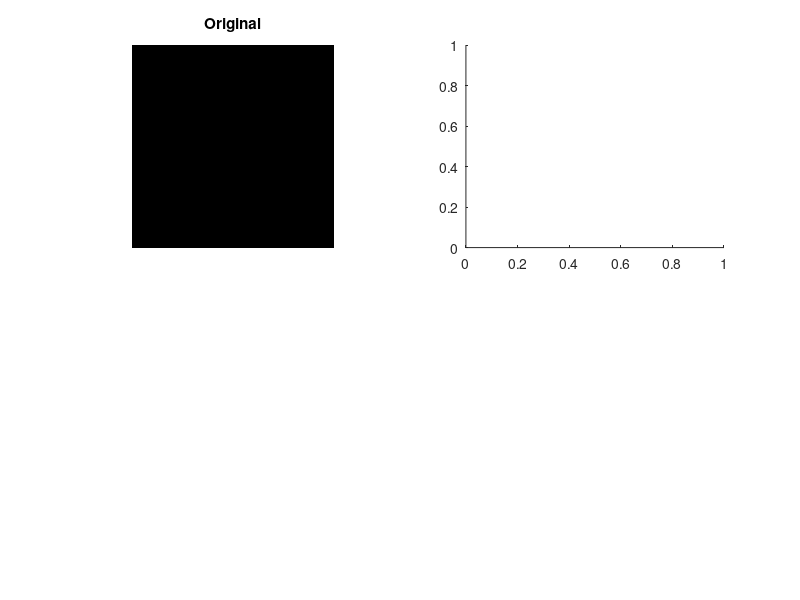

Recreate this plot in MATLAB. (Note: this script raises an error after producing the figure.)
function subplot_images()
subplot(2,2,1), imshow(image), title('Original');
subplot(2,2,2), imshow(imageOtsu), title("Otsu's threshold");
subplot(2,2,3), imshow(imageMedian), title('Median threshold');
subplot(2,2,4), imshow(imageMean), title('Mean threshold');
end